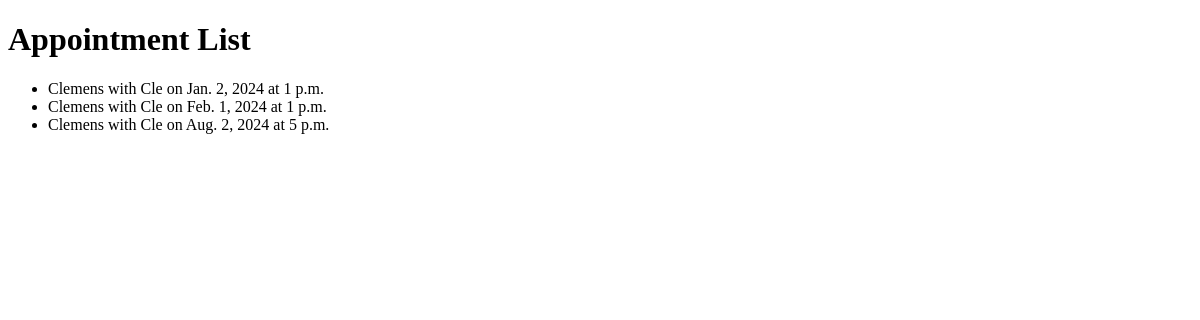
Page /bookings/appointments/ on the earlier database version.
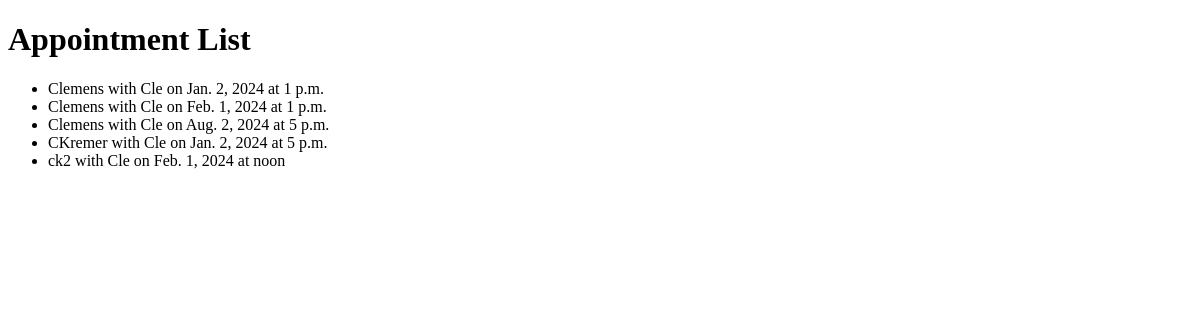
Same page on the later database version.
### bookings/models.py (models this page shows, shortened)
class Appointment(models.Model):
    patient = models.ForeignKey(Patient, on_delete=models.CASCADE)
    doctor = models.ForeignKey(Doctor, on_delete=models.CASCADE)
    date = models.DateField()
    time = models.TimeField()
    reason = models.TextField()
    approved = models.BooleanField(default=False)

class Patient(models.Model):
    SEX_CHOICES = [
        ('M', 'Male'),
        ('F', 'Female'),
        ('O', 'Other'),
    ]
    user = models.OneToOneField(User, on_delete=models.CASCADE)
    phone = models.CharField(max_length=15)
    address = models.CharField(max_length=255)
    sex = models.CharField(max_length=1, choices=SEX_CHOICES)

class Doctor(models.Model):
    user = models.OneToOneField(User, on_delete=models.CASCADE)
    specialty = models.CharField(max_length=100)

### bookings/views.py (the view)
# urls.py: path('appointments/', views.appointment_list, name='appointment_list'),
def appointment_list(request):
    appointments = Appointment.objects.all()
    return render(request, 'bookings/appointment_list.html', {'appointments': appointments})

### bookings/templates/bookings/appointment_list.html (shortened to what this page needs)
<!DOCTYPE html>
<html>
<head>
</head>
<body>
    <h1>Appointment List</h1>
    <ul>
        {% for appointment in appointments %}
            <li>{{ appointment.patient.user.username }} with {{ appointment.doctor.user.username }} on {{ appointment.date }} at {{ appointment.time }}</li>
        {% endfor %}
    </ul>
</body>
</html>

Differences in the rows shown:
added Appointment: patient.user.username "CKremer", doctor.user.username "Cle", date "Jan. 2, 2024", time "5 p.m."
added Appointment: patient.user.username "ck2", doctor.user.username "Cle", date "Feb. 1, 2024", time "noon"
